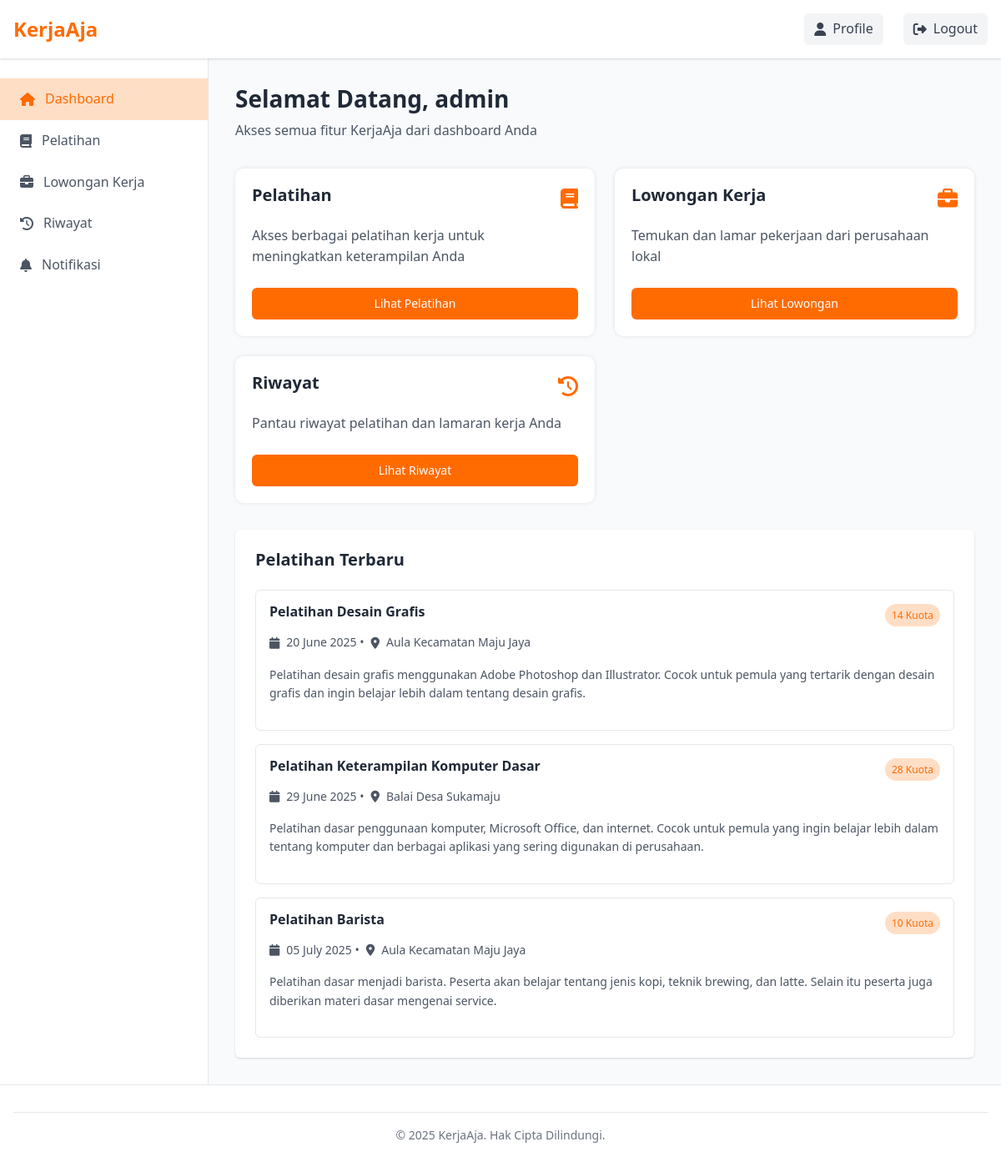
Before: /User/dashboard.php (signed in) with the older database file.
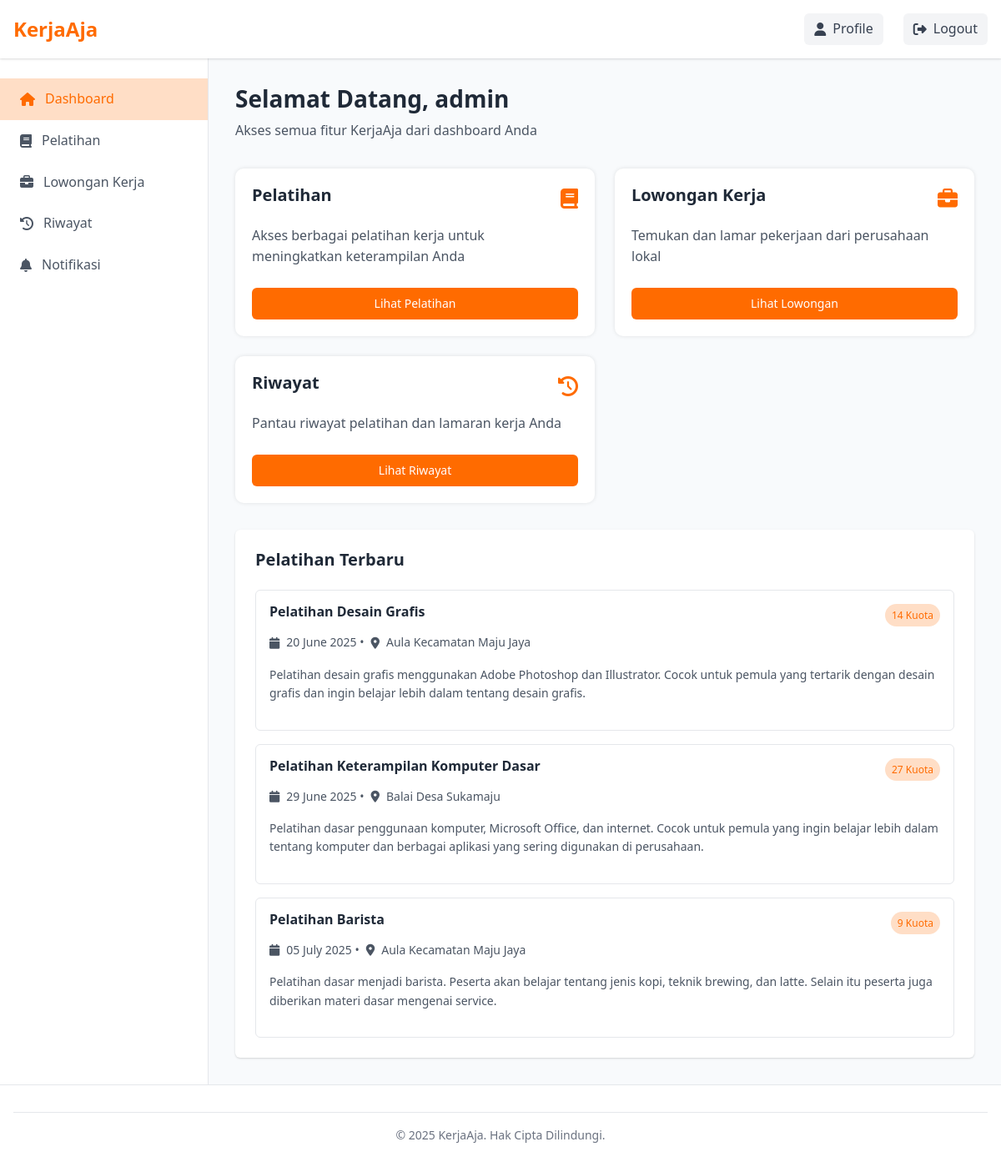
After: the same page with the newer database file.
### tables this page shows
CREATE TABLE `pelatihan` (
  `pelatihan_id` int(11) NOT NULL,
  `nama` varchar(150) NOT NULL,
  `lokasi` varchar(100) DEFAULT NULL,
  `tanggal` date DEFAULT NULL,
  `kuota` int(10) NOT NULL,
  `deskripsi` text DEFAULT NULL,
  `created_by` int(11) DEFAULT NULL
);

### User/dashboard.php (the view, shortened to what the changed rows need)
<?php
include '../auth/koneksi.php';
$query = "SELECT * FROM pelatihan limit 3 ";
$result = mysqli_query($conn, $query);
?>
<!DOCTYPE html>
<html lang="id">
<head>
    <link rel="stylesheet" href="../css/style.css" />
    <link rel="stylesheet" href="https://cdnjs.cloudflare.com/ajax/libs/font-awesome/6.4.0/css/all.min.css" />
</head>
<body>
    <div class="dashboard-container">
        <main class="main-content">
            <div class="dashboard-welcome">
                <h1>Selamat Datang, <span id="name"><?php echo htmlspecialchars($_SESSION['name']); ?></span></h1>
            </div>
            <div class="recent-trainings">
                <h2>Pelatihan Terbaru</h2>
                <div class="training-list" id="recentTrainings">
                    <?php
        if (mysqli_num_rows($result) > 0) {
            while ($row = mysqli_fetch_assoc($result)) {
                $nama = htmlspecialchars($row['nama']);
                $kuota = htmlspecialchars($row['kuota']);
                $lokasi = htmlspecialchars($row['lokasi']);
                $deskripsi_singkat = htmlspecialchars(substr($row['deskripsi'], 0, 1000)) ;
                $tanggal_formatted = date('d F Y', strtotime($row['tanggal']));
        ?>
                    <div class="training-item">
                        <div class="training-header">
                            <h3><?php echo $nama; ?></h3>
                            <span class="badge"><?php echo $kuota; ?> Kuota</span>
                        </div>
                        <div class="training-details">
                            <p><i class="fas fa-calendar"></i> <?php echo $tanggal_formatted; ?> • <i
                                    class="fas fa-map-marker-alt"></i> <?php echo $lokasi; ?></p>
                        </div>
                        <p class="training-description"><?php echo $deskripsi_singkat; ?></p>
                    </div>
                    <?php
            }
        } else {
            echo "<p>Belum ada pelatihan terbaru yang tersedia.</p>";
        }
        ?>
                </div>
            </div>
        </main>
    </div>
</body>
</html>

Changed rows visible on the page:
changed pelatihan "Pelatihan Keterampilan Komputer Dasar": kuota "28" → "27"
changed pelatihan "Pelatihan Barista": kuota "10" → "9"
